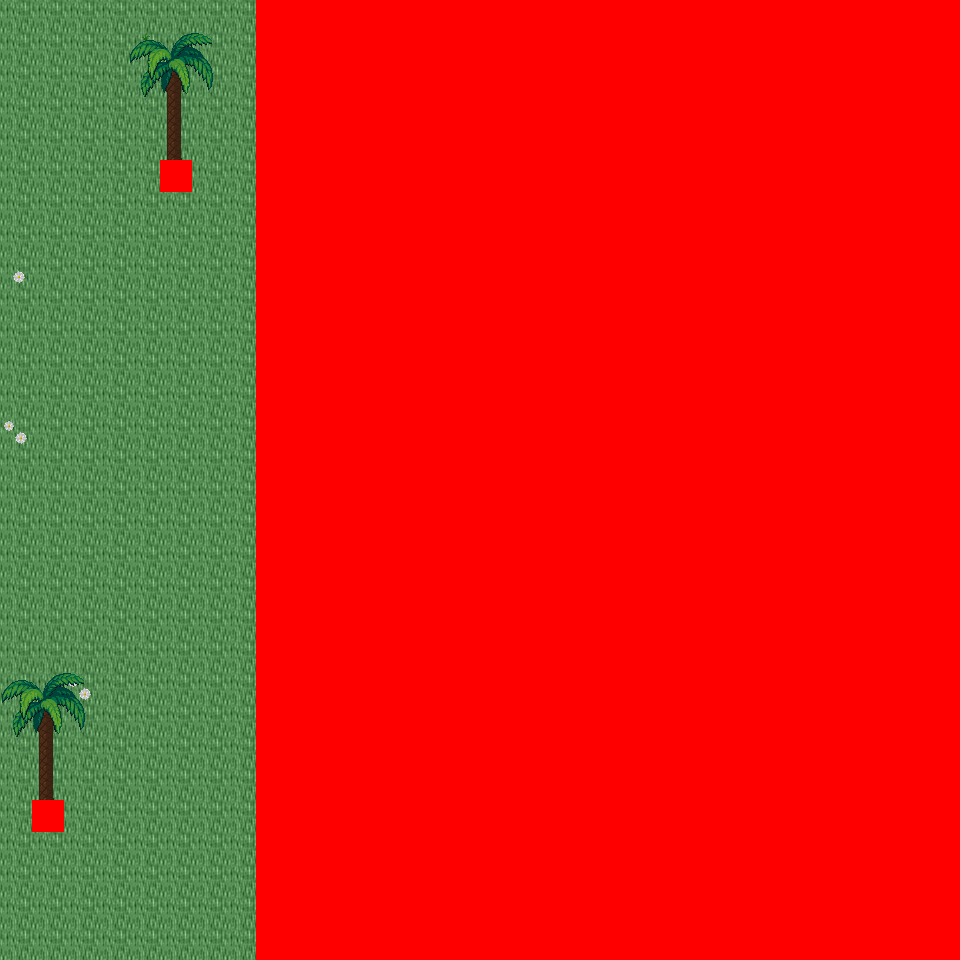

Rendered tile map (Tiled .tmx) drawn with the repository's tilesets; below, a short description and the map source with its tile grids summarised:
An orthogonal 30x30 tile map with 32x32 px tiles, 6 tile layers (Ground, Object, Object2, Above, ...), 51 tilesets and 3 objects (3x mapchange).

<map version="1.0" orientation="orthogonal" renderorder="right-down" width="30" height="30" tilewidth="32" tileheight="32" nextobjectid="4">
  <tileset firstgid="1" name="tileset_logic_collision" tilewidth="32" tileheight="32" tilecount="1" columns="1">
    <image source="../drawable/tileset_logic_collision.png" width="32" height="32" />
  </tileset>
  <tileset firstgid="2" name="tileset_ground_ground" tilewidth="32" tileheight="32" tilecount="33" columns="3">
    <image source="../drawable/tileset_ground_ground.png" width="96" height="352" />
  </tileset>
  <tileset firstgid="35" name="tileset_ground_water_pool" tilewidth="32" tileheight="32" tilecount="72" columns="3">
    <image source="../drawable/tileset_ground_water_pool.png" width="96" height="768" />
  </tileset>
  <tileset firstgid="107" name="tileset_furniture_carpet_plain_colours" tilewidth="32" tileheight="32" tilecount="10" columns="10">
    <image source="../drawable/tileset_furniture_carpet_plain_colours.png" width="320" height="32" />
  </tileset>
  <tileset firstgid="117" name="tileset_ground_brown_paving" tilewidth="32" tileheight="32" tilecount="2" columns="2">
    <image source="../drawable/tileset_ground_brown_paving.png" width="64" height="32" />
  </tileset>
  <tileset firstgid="119" name="tileset_ground_water_water" tilewidth="32" tileheight="32" tilecount="24" columns="3">
    <image source="../drawable/tileset_ground_water_water.png" width="96" height="256" />
  </tileset>
  <tileset firstgid="143" name="tileset_building_fence_fence_chunky" tilewidth="32" tileheight="32" tilecount="21" columns="3">
    <image source="../drawable/tileset_building_fence_fence_chunky.png" width="96" height="224" />
  </tileset>
  <tileset firstgid="164" name="tileset_ground_water_pool_corners" tilewidth="32" tileheight="32" tilecount="72" columns="3">
    <image source="../drawable/tileset_ground_water_pool_corners.png" width="96" height="768" />
  </tileset>
  <tileset firstgid="236" name="tileset_ground_grass_edges" tilewidth="32" tileheight="32" tilecount="36" columns="12">
    <image source="../drawable/tileset_ground_grass_edges.png" width="384" height="96" />
  </tileset>
  <tileset firstgid="272" name="tileset_ground_grass_corners" tilewidth="32" tileheight="32" tilecount="24" columns="6">
    <image source="../drawable/tileset_ground_grass_corners.png" width="192" height="128" />
  </tileset>
  <tileset firstgid="296" name="tileset_plant_grasses" tilewidth="32" tileheight="32" tilecount="6" columns="3">
    <image source="../drawable/tileset_plant_grasses.png" width="96" height="64" />
  </tileset>
  <tileset firstgid="302" name="tileset_plant_flower_daisy_white" tilewidth="32" tileheight="32" tilecount="8" columns="2">
    <image source="../drawable/tileset_plant_flower_daisy_white.png" width="64" height="128" />
  </tileset>
  <tileset firstgid="310" name="tileset_building_door_door_w" tilewidth="32" tileheight="32" tilecount="6" columns="2">
    <image source="../drawable/tileset_building_door_door_w.png" width="64" height="96" />
  </tileset>
  <tileset firstgid="316" name="tileset_building_wall_wood" tilewidth="32" tileheight="32" tilecount="16" columns="4">
    <image source="../drawable/tileset_building_wall_wood.png" width="128" height="128" />
  </tileset>
  <tileset firstgid="332" name="tileset_building_door_door_e" tilewidth="32" tileheight="32" tilecount="6" columns="2">
    <image source="../drawable/tileset_building_door_door_e.png" width="64" height="96" />
  </tileset>
  <tileset firstgid="338" name="tileset_ground_ground_2" tilewidth="32" tileheight="32" tilecount="4" columns="4">
    <image source="../drawable/tileset_ground_ground_2.png" width="128" height="32" />
  </tileset>
  <tileset firstgid="342" name="tileset_building_wall_stone" tilewidth="32" tileheight="32" tilecount="12" columns="3">
    <image source="../drawable/tileset_building_wall_stone.png" width="96" height="128" />
  </tileset>
  <tileset firstgid="354" name="tileset_building_wall_wall_brown" tilewidth="32" tileheight="32" tilecount="12" columns="3">
    <image source="../drawable/tileset_building_wall_wall_brown.png" width="96" height="128" />
  </tileset>
  <tileset firstgid="366" name="tileset_building_door_door_n" tilewidth="32" tileheight="32" tilecount="6" columns="3">
    <image source="../drawable/tileset_building_door_door_n.png" width="96" height="64" />
  </tileset>
  <tileset firstgid="372" name="tileset_building_church" tilewidth="32" tileheight="32" tilecount="56" columns="8">
    <image source="../drawable/tileset_building_church.png" width="256" height="224" />
  </tileset>
  <tileset firstgid="428" name="tileset_building_castle" tilewidth="32" tileheight="32" tilecount="320" columns="20">
    <image source="../drawable/tileset_building_castle.png" width="640" height="512" />
  </tileset>
  <tileset firstgid="748" name="tileset_plant_cactus" tilewidth="32" tileheight="32" tilecount="2" columns="1">
    <image source="../drawable/tileset_plant_cactus.png" width="32" height="64" />
  </tileset>
  <tileset firstgid="750" name="tileset_plant_stump_small_stump" tilewidth="32" tileheight="32" tilecount="4" columns="2">
    <image source="../drawable/tileset_plant_stump_small_stump.png" width="64" height="64" />
  </tileset>
  <tileset firstgid="754" name="tileset_furniture_carpet_rug_border" tilewidth="32" tileheight="32" tilecount="9" columns="3">
    <image source="../drawable/tileset_furniture_carpet_rug_border.png" width="96" height="96" />
  </tileset>
  <tileset firstgid="763" name="tileset_building_window_window_right" tilewidth="32" tileheight="32" tilecount="2" columns="2">
    <image source="../drawable/tileset_building_window_window_right.png" width="64" height="32" />
  </tileset>
  <tileset firstgid="765" name="tileset_item_statue_fairypool" tilewidth="32" tileheight="32" tilecount="16" columns="2">
    <image source="../drawable/tileset_item_statue_fairypool.png" width="64" height="256" />
  </tileset>
  <tileset firstgid="781" name="tileset_furniture_table_long_front_on" tilewidth="32" tileheight="32" tilecount="3" columns="1">
    <image source="../drawable/tileset_furniture_table_long_front_on.png" width="32" height="96" />
  </tileset>
  <tileset firstgid="784" name="tileset_building_decoration_blue_circle" tilewidth="32" tileheight="32" tilecount="4" columns="2">
    <image source="../drawable/tileset_building_decoration_blue_circle.png" width="64" height="64" />
  </tileset>
  <tileset firstgid="788" name="tileset_building_wall_bricked_edges" tilewidth="32" tileheight="32" tilecount="25" columns="5">
    <image source="../drawable/tileset_building_wall_bricked_edges.png" width="160" height="160" />
  </tileset>
  <tileset firstgid="813" name="tileset_item_corpse_skull_pale" tilewidth="32" tileheight="32" tilecount="2" columns="2">
    <image source="../drawable/tileset_item_corpse_skull_pale.png" width="64" height="32" />
  </tileset>
  <tileset firstgid="815" name="tileset_item_corpse_huge_animal" tilewidth="32" tileheight="32" tilecount="16" columns="2">
    <image source="../drawable/tileset_item_corpse_huge_animal.png" width="64" height="256" />
  </tileset>
  <tileset firstgid="831" name="tileset_item_sign_large" tilewidth="32" tileheight="32" tilecount="15" columns="5">
    <image source="../drawable/tileset_item_sign_large.png" width="160" height="96" />
  </tileset>
  <tileset firstgid="846" name="tileset_building_roof_yellow" tilewidth="32" tileheight="32" tilecount="20" columns="5">
    <image source="../drawable/tileset_building_roof_yellow.png" width="160" height="128" />
  </tileset>
  <tileset firstgid="866" name="tileset_building_roof_red" tilewidth="32" tileheight="32" tilecount="20" columns="5">
    <image source="../drawable/tileset_building_roof_red.png" width="160" height="128" />
  </tileset>
  <tileset firstgid="886" name="tileset_building_roof_green" tilewidth="32" tileheight="32" tilecount="20" columns="5">
    <image source="../drawable/tileset_building_roof_green.png" width="160" height="128" />
  </tileset>
  <tileset firstgid="906" name="tileset_building_roof_blue" tilewidth="32" tileheight="32" tilecount="20" columns="5">
    <image source="../drawable/tileset_building_roof_blue.png" width="160" height="128" />
  </tileset>
  <tileset firstgid="926" name="tileset_object_boat" tilewidth="32" tileheight="32" tilecount="42" columns="6">
    <image source="../drawable/tileset_object_boat.png" width="192" height="224" />
  </tileset>
  <tileset firstgid="968" name="tileset_ground_water_pool_deep" tilewidth="32" tileheight="32" tilecount="72" columns="3">
    <image source="../drawable/tileset_ground_water_pool_deep.png" width="96" height="768" />
  </tileset>
  <tileset firstgid="1040" name="tileset_object_suspension_bridge" tilewidth="32" tileheight="32" tilecount="24" columns="3">
    <image source="../drawable/tileset_object_suspension_bridge.png" width="96" height="256" />
  </tileset>
  <tileset firstgid="1064" name="tileset_plant_tree_palm_trees" tilewidth="32" tileheight="32" tilecount="40" columns="4">
    <image source="../drawable/tileset_plant_tree_palm_trees.png" width="128" height="320" />
  </tileset>
  <tileset firstgid="1104" name="tileset_furniture_table_hotdog_stand" tilewidth="32" tileheight="32" tilecount="20" columns="4">
    <image source="../drawable/tileset_furniture_table_hotdog_stand.png" width="128" height="160" />
  </tileset>
  <tileset firstgid="1124" name="tileset_item_banners_banners" tilewidth="32" tileheight="32" tilecount="6" columns="2">
    <image source="../drawable/tileset_item_banners_banners.png" width="64" height="96" />
  </tileset>
  <tileset firstgid="1130" name="tileset_building_door_closed" tilewidth="32" tileheight="32" tilecount="1" columns="1">
    <image source="../drawable/tileset_building_door_closed.png" width="32" height="32" />
  </tileset>
  <tileset firstgid="1131" name="tileset_building_decoration_numbers" tilewidth="32" tileheight="32" tilecount="20" columns="2">
    <image source="../drawable/tileset_building_decoration_numbers.png" width="64" height="320" />
  </tileset>
  <tileset firstgid="1151" name="tileset_building_decoration_numbers_higher" tilewidth="32" tileheight="32" tilecount="2" columns="2">
    <image source="../drawable/tileset_building_decoration_numbers_higher.png" width="64" height="32" />
  </tileset>
  <tileset firstgid="1153" name="tileset_furniture_light_small_oil_lamp" tilewidth="32" tileheight="32" tilecount="8" columns="2">
    <image source="../drawable/tileset_furniture_light_small_oil_lamp.png" width="64" height="128" />
  </tileset>
  <tileset firstgid="1161" name="tileset_building_roof_straw" tilewidth="32" tileheight="32" tilecount="20" columns="5">
    <image source="../drawable/tileset_building_roof_straw.png" width="160" height="128" />
  </tileset>
  <tileset firstgid="1181" name="tileset_building_huts" tilewidth="32" tileheight="32" tilecount="338" columns="26">
    <image source="../drawable/tileset_building_huts.png" width="832" height="416" />
  </tileset>
  <tileset firstgid="1519" name="tileset_ground_sand_1" tilewidth="32" tileheight="32" tilecount="10" columns="2">
    <image source="../drawable/tileset_ground_sand_1.png" width="64" height="160" />
  </tileset>
  <tileset firstgid="1529" name="tileset_ground_sand_2" tilewidth="32" tileheight="32" tilecount="15" columns="5">
    <image source="../drawable/tileset_ground_sand_2.png" width="160" height="96" />
  </tileset>
  <tileset firstgid="1544" name="tileset_building_fire_tower" tilewidth="32" tileheight="32" tilecount="252" columns="9">
    <image source="../drawable/tileset_building_fire_tower.png" width="288" height="896" />
  </tileset>
  <layer name="Ground" width="30" height="30">
    <data>[900 cells, 900 non-empty, 16 distinct tile ids]</data>
  </layer>
  <layer name="Object" width="30" height="30">
    <data>[900 cells, 122 non-empty, 19 distinct tile ids]</data>
  </layer>
  <layer name="Object2" width="30" height="30">
    <data>[900 cells, 38 non-empty, 19 distinct tile ids]</data>
  </layer>
  <layer name="Above" width="30" height="30">
    <data>[900 cells, 141 non-empty, 43 distinct tile ids]</data>
  </layer>
  <layer name="Above2" width="30" height="30">
    <data>[900 cells, 28 non-empty, 23 distinct tile ids]</data>
  </layer>
  <layer name="Walkable" width="30" height="30">
    <data>[900 cells, 662 non-empty, 1 distinct tile ids]</data>
  </layer>
  <objectgroup name="MapEvents">
    <object id="1" name="north" type="mapchange" x="0" y="0" width="256" height="32">
      <properties>
        <property name="map" value="0_ados_ocean_e_x4_y0" />
        <property name="place" value="south" />
      </properties>
    </object>
    <object id="2" name="south" type="mapchange" x="0" y="928" width="256" height="32">
      <properties>
        <property name="map" value="0_ados_ocean_e_x4_y2" />
        <property name="place" value="north" />
      </properties>
    </object>
    <object id="3" name="west" type="mapchange" x="0" y="0" width="32" height="960">
      <properties>
        <property name="map" value="0_ados_mountain_n2_w2_x4_y1" />
        <property name="place" value="east" />
      </properties>
    </object>
  </objectgroup>
</map>
